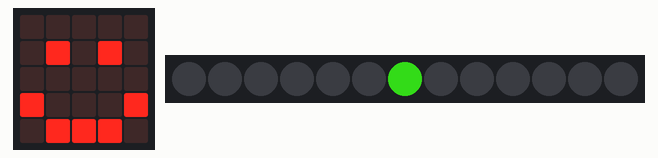
Simulated run of this program. Board: BBC micro:bit running MicroPython. Shown: the board's 5×5 LED display, 13 RGB LEDs in strip order, left to right. Dim RGB values are drawn brighter than linear; random numbers come from a fixed seed.

Above: at 0.1 s.
At 4.93 s:
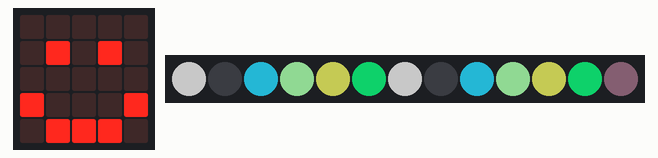
At 9.97 s:
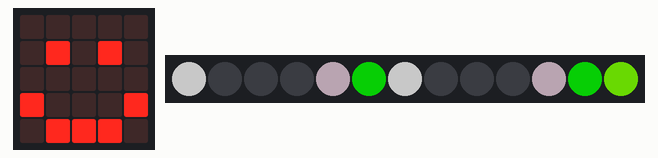
At 19.85 s:
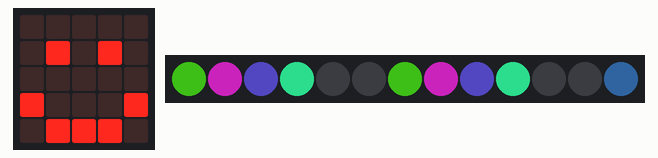
At 29.94 s:
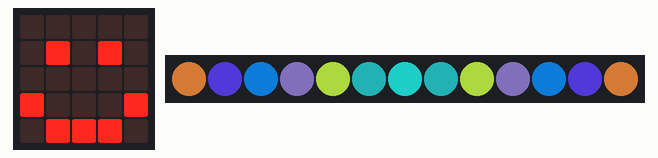
At 39.82 s:
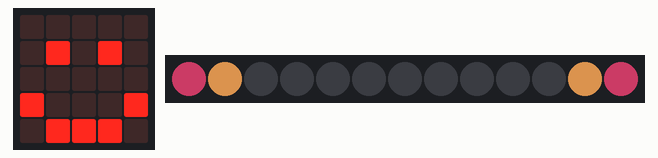

The program:

All_kinds_light_up_RGB_light_ring.py
```python
'''本次实验包含四个函数，up_down(),down_up(),leftdown_rightup(),leftup_rightdown()
   在学习的过程中，四个函数单独分析学习，然后再学习循环的部分，
'''
import microbit   #调用microbit包
import neopixel   #调用多彩灯文件包
from random import randint   #调用随机函数
from microbit import *   #使用microbit所有文件
np = neopixel.NeoPixel(pin2,13)   #设置接在pin2引脚的RGB灯数量为13个（实际只有12个，之所以设置为13个是为了扩容np的容量），让变量np代表
display.show(Image.HAPPY)
def up_down():  #从上向下点亮RGB灯圈函数
    right = 6   #设置右边RGB位置控制变量
    left  = 6   #设置左边RGB位置控制变量
    for i in range(0, 7):   #循环7次
        red   = randint(0,150)   #为red赋一个在0~150之间的随机值
        green = randint(0,150)
        blue  = randint(0,150)
        np[right] = (red, green, blue)   #设置相应位置RGB灯的三基色
        np[left] = (red, green, blue)   #设置相应位置RGB灯的三基色
        np.show()  #刷新显示，点亮RGB灯
        right = right + 1   #改变RGB灯位置
        left  = left  - 1
        sleep(200)
    for j in range(0,12):   #循环12次，熄灭所有RGB灯
        np[j] = (0 ,0 ,0)
        np.show()
def down_up():  #从下向上点亮RGB灯圈函数
    right = 12
    left  = 0
    for i in range(0, 7):
        red   = randint(0,150)   #为red赋一个在0~150之间的随机值
        green = randint(0,150)
        blue  = randint(0,150)
        np[right] = (red, green, blue)   #设置相应位置RGB灯的三基色
        np[left] = (red, green, blue)   #设置相应位置RGB灯的三基色
        np.show()  #刷新显示，点亮RGB灯
        right = right - 1
        left  = left  + 1
        sleep(200)
    for j in range(0,12):
        np[j] = (0 ,0 ,0)
        np.show()
def leftdown_rightup():    #左边向下、右边向上点亮函数
    right = 11
    left  = 5
    np[6] = (100, 100, 100)     #位置为6的第七个RGB灯先点亮，然后再循环
    np[0] = (100, 100, 100)     #位置为0的第一个RGB灯先点亮，然后再循环
    np.show()  #刷新显示，点亮RGB灯
    sleep(200)
    for i in range(0, 6):
        red   = randint(0,150)   #为red赋一个在0~150之间的随机值
        green = randint(0,150)
        blue  = randint(0,150)
        np[right] = (red, green, blue)   #设置相应位置RGB灯的三基色
        np[left] = (red, green, blue)   #设置相应位置RGB灯的三基色
        np.show()  #刷新显示，点亮RGB灯
        right = right - 1
        left  = left  - 1
        sleep(200)
    for j in range(0,12):
        np[j] = (0 ,0 ,0)
        np.show()
def leftup_rightdown():   #左边向上、右边向下点亮函数
    right = 6
    left  = 0
    for i in range(0, 6):
        red   = randint(0,150)   #为red赋一个在0~150之间的随机值
        green = randint(0,150)
        blue  = randint(0,150)
        np[right] = (red, green, blue)   #设置相应位置RGB灯的三基色
        np[left] = (red, green, blue)   #设置相应位置RGB灯的三基色
        np.show()  #刷新显示，点亮RGB灯
        right = right + 1
        left  = left  + 1
        sleep(200)
    for j in range(0,12):
        np[j] = (0 ,0 ,0)
        np.show()
while True:    #程序循环入口
    up_down()  #从上向下点亮
    down_up()  #从下向上点亮
    leftup_rightdown()   #左边向上、右边向下点亮
    leftdown_rightup()   #左边向下、右边向上点亮
```
